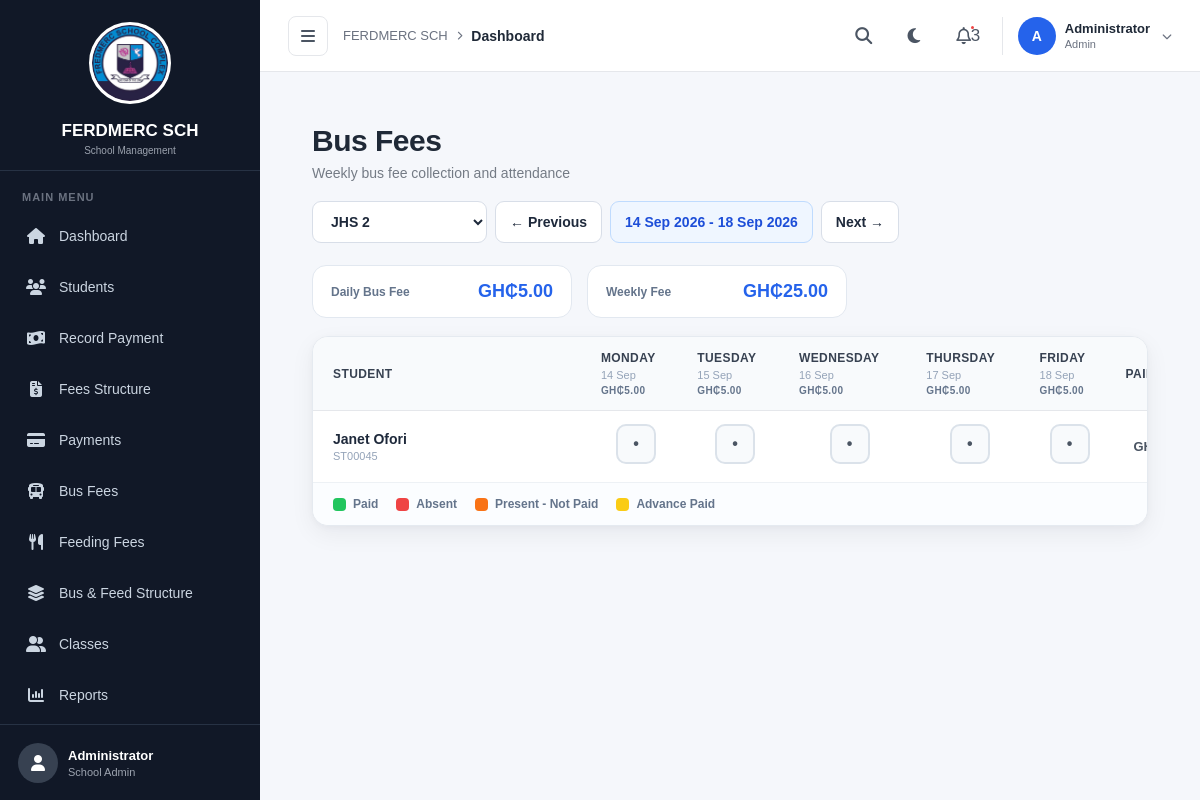
Before: /bus-fees/?date=2026-09-14&student_class=JHS 2 with the older database file.
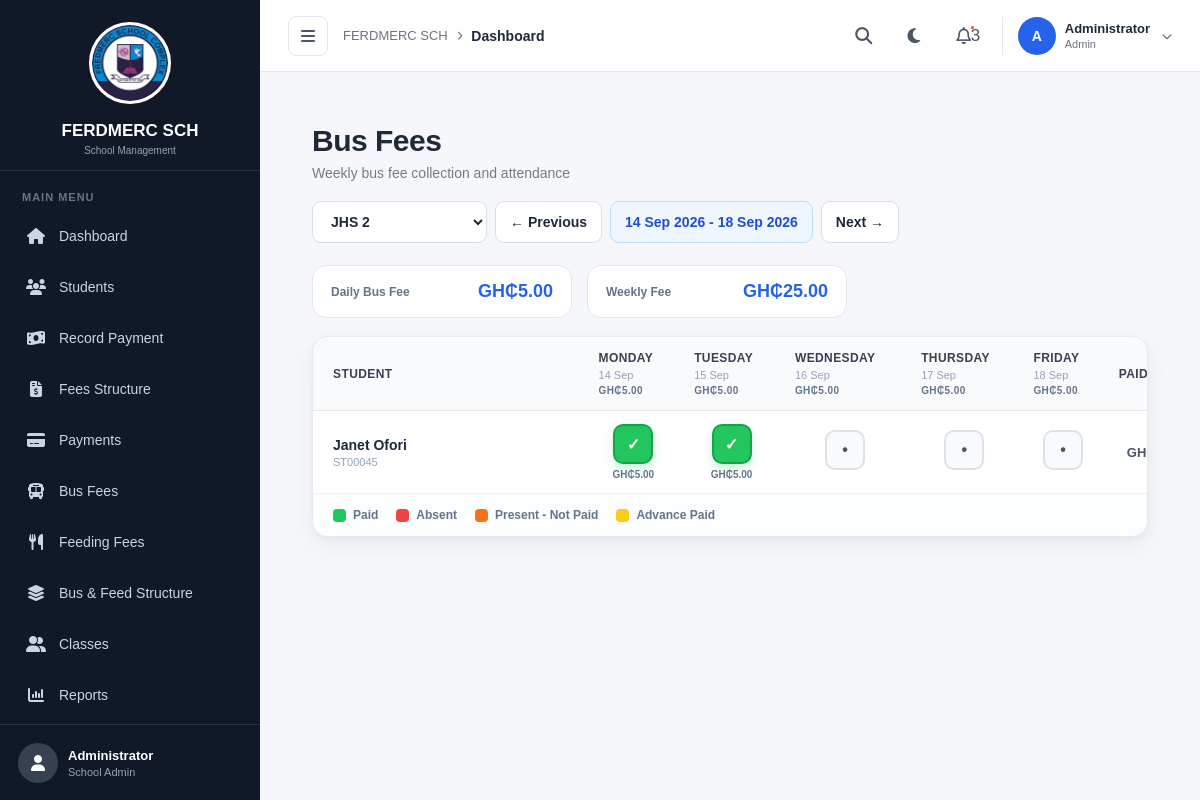
After: the same page with the newer database file.
### fees/models.py (models this page shows, shortened)
class BusFeeRecord(models.Model):
    STATUS_CHOICES = [
        ("unmarked", "Unmarked"),
        ("paid", "Paid"),
        ("absent", "Absent"),
        ("present_not_paid", "Present - Not Paid"),
    ]
    student = models.ForeignKey(
        Student,
        on_delete=models.CASCADE,
        related_name="bus_fee_records"
    )
    date = models.DateField()
    status = models.CharField(
        max_length=30,
        choices=STATUS_CHOICES,
        default="unmarked"
    )
    amount = models.DecimalField(
        max_digits=10,
        decimal_places=2,
        default=0
    )
    is_advance_payment = models.BooleanField(default=False)
    created_at = models.DateTimeField(auto_now_add=True)
    updated_at = models.DateTimeField(auto_now=True)

### fees/views.py (the view)
def bus_fees(request):
    selected_class = request.GET.get(
        "student_class",
        ""
    ).strip()
    selected_date = request.GET.get(
        "date",
        ""
    ).strip()
    if selected_date:
        try:
            current_date = date.fromisoformat(
                selected_date
            )
        except ValueError:
            current_date = date.today()
    else:
        current_date = date.today()
    monday = current_date - timedelta(
        days=current_date.weekday()
    )
    week_dates = [
        monday + timedelta(days=i)
        for i in range(5)
    ]
    friday = week_dates[-1]
    previous_week = monday - timedelta(days=7)
    next_week = monday + timedelta(days=7)
    classes = (
        Student.objects
        .filter(status="Active")
        .values_list(
            "student_class",
            flat=True
        )
        .distinct()
        .order_by("student_class")
    )
    bus_structure = (
        BusFeeStructure.objects
        .order_by("-updated_at")
        .first()
    )
    if bus_structure:
        daily_fee = bus_structure.daily_fee
    else:
        daily_fee = Decimal("0.00")
    weekly_class_fee = daily_fee * 5
    students = []
    if selected_class:
        students_queryset = (
            Student.objects
            .filter(
                student_class=selected_class,
                status="Active"
            )
            .order_by(
                "first_name",
                "last_name"
            )
        )
        records = (
            BusFeeRecord.objects
            .filter(
                student__in=students_queryset,
                date__in=week_dates
            )
        )
        record_lookup = {}
        for record in records:
            key = (
                record.student_id,
                record.date
            )
            record_lookup[key] = record
        for student in students_queryset:
            student_days = []
            weekly_paid = Decimal("0.00")
            days_paid = 0
            for day in week_dates:
                record = record_lookup.get(
                    (
                        student.id,
                        day
                    )
                )
                if record:
                    status = record.status
                    amount = record.amount
                    if (
                        amount == 0
                        and daily_fee
                    ):
                        amount = daily_fee
                else:
                    status = "unmarked"
                    amount = Decimal("0.00")
                if status in [
                    "paid",
                    "advance"
                ]:
                    weekly_paid += amount
                    days_paid += 1
                student_days.append({
                    "date": day,
                    "record": record,
                    "status": status,
                    "amount": amount,
                })
            weekly_due = daily_fee * 5
            amount_due = (
                weekly_due -
                weekly_paid
            )
            if amount_due < 0:
                amount_due = Decimal("0.00")
            students.append({
                "student": student,
                "days": student_days,
                "weekly_paid": weekly_paid,
                "weekly_due": weekly_due,
                "amount_due": amount_due,
                "days_paid": days_paid,
            })
    context = {
        "selected_class": selected_class,
        "classes": classes,
        "students": students,
        "week_dates": week_dates,
        "monday": monday,
        "friday": friday,
        "previous_week": previous_week,
        "next_week": next_week,
        "daily_fee": daily_fee,
        "weekly_class_fee": weekly_class_fee,
    }
    return render(
        request,
        "fees/bus_fees.html",
        context
    )

### fees/context_processors.py (called while the page is built)
def school_settings(request):
    settings = SchoolSettings.objects.first()
    if not settings:
        settings = SchoolSettings.objects.create()
    return {
        "school_settings": settings
    }

### templates/fees/bus_fees.html (shortened to what the changed rows need)
{% extends "fees/base.html" %}
{% load static %}
{% block content %}
<link
    rel="stylesheet"
    href="{% static 'css/bus_fees.css' %}"
>
<div class="bus-fees-page">
    <div class="bus-fees-header">
        <div class="bus-fees-title">
            <h1>
                Bus Fees
            </h1>
        </div>
        <div class="bus-fees-controls">
            <form method="get">
                <select
                    name="student_class"
                    class="bus-class-select"
                    onchange="this.form.submit()"
                >
                </select>
            </form>
            <button
                type="button"
                class="week-button"
                onclick="changeWeek(-7)"
            >
                ← Previous
            </button>
            <div class="week-button current-week">
                {{ monday|date:"d M Y" }}
                -
                {{ friday|date:"d M Y" }}
            </div>
            <button
                type="button"
                class="week-button"
                onclick="changeWeek(7)"
            >
                Next →
            </button>
        </div>
    </div>
    {% if selected_class %}
<div class="bus-fee-card">
    {% if students %}
        <div class="bus-fee-table-wrapper">
            <table class="bus-fee-table">
                <thead>
                    <tr>
                        <th class="student-column">
                            Student
                        </th>
                        {% for day in week_dates %}
                                <th>
                                    {{ day|date:"l" }}
                                    <span class="day-date">
                                        {{ day|date:"d M" }}
                                    </span>
                                    <span class="day-fee">
                                        GH₵{{ daily_fee|floatformat:2 }}
                                    </span>
                                </th>
                            {% endfor %}
                            <th>
                                Paid
                            </th>
                        </tr>
                    </thead>
                    <tbody>
                        {% for row in students %}
                            <tr>
                                <td class="student-column">
                                    <span class="student-name">
                                        {{ row.student.first_name }}
                                        {{ row.student.last_name }}
                                    </span>
                                    <span class="student-id">
                                        {{ row.student.student_id }}
                                    </span>
                                </td>
                                {% for day_data in row.days %}
                                    <td>
<div
    class="fee-status
    {% if day_data.status == 'paid' %}
        paid
    {% elif day_data.status == 'absent' %}
        absent
    {% elif day_data.status == 'present_not_paid' %}
        unpaid
    {% elif day_data.status == 'advance' %}
        advance
    {% else %}
        unmarked
    {% endif %}"
    data-student="{{ row.student.id }}"
    data-date="{{ day_data.date|date:'Y-m-d' }}"
    data-status="{{ day_data.status }}"
>
    {% if day_data.status == "paid" %}
        ✓
    {% elif day_data.status == "absent" %}
        ✕
    {% elif day_data.status == "present_not_paid" %}
        !
    {% elif day_data.status == "advance" %}
        ↗
    {% else %}
        •
    {% endif %}
</div>
                                        <span class="daily-amount">
                                            {% if day_data.status == "paid" or day_data.status == "advance" %}
                                                GH₵{{ day_data.amount|floatformat:2 }}
                                            {% elif day_data.status == "present_not_paid" %}
                                                Due GH₵{{ daily_fee|floatformat:2 }}
                                            {% endif %}
                                        </span>
                                    </td>
                                {% endfor %}
                                <td class="total-amount">
                                    GH₵{{ row.weekly_paid|floatformat:2 }}
                                </td>
                            </tr>
                        {% endfor %}
                    </tbody>
                </table>
            {% endif %}
        </div>
    {% endif %}
</div>
{% endblock %}

Changed rows visible on the page:
changed BusFeeRecord "14 Sep 2026": amount (not shown) → "5.00"; status "•" → "✓ GH₵"
changed BusFeeRecord (number 2 of 2 on the later page): amount (not shown) → "5.00"; status "•" → "✓ GH₵"
